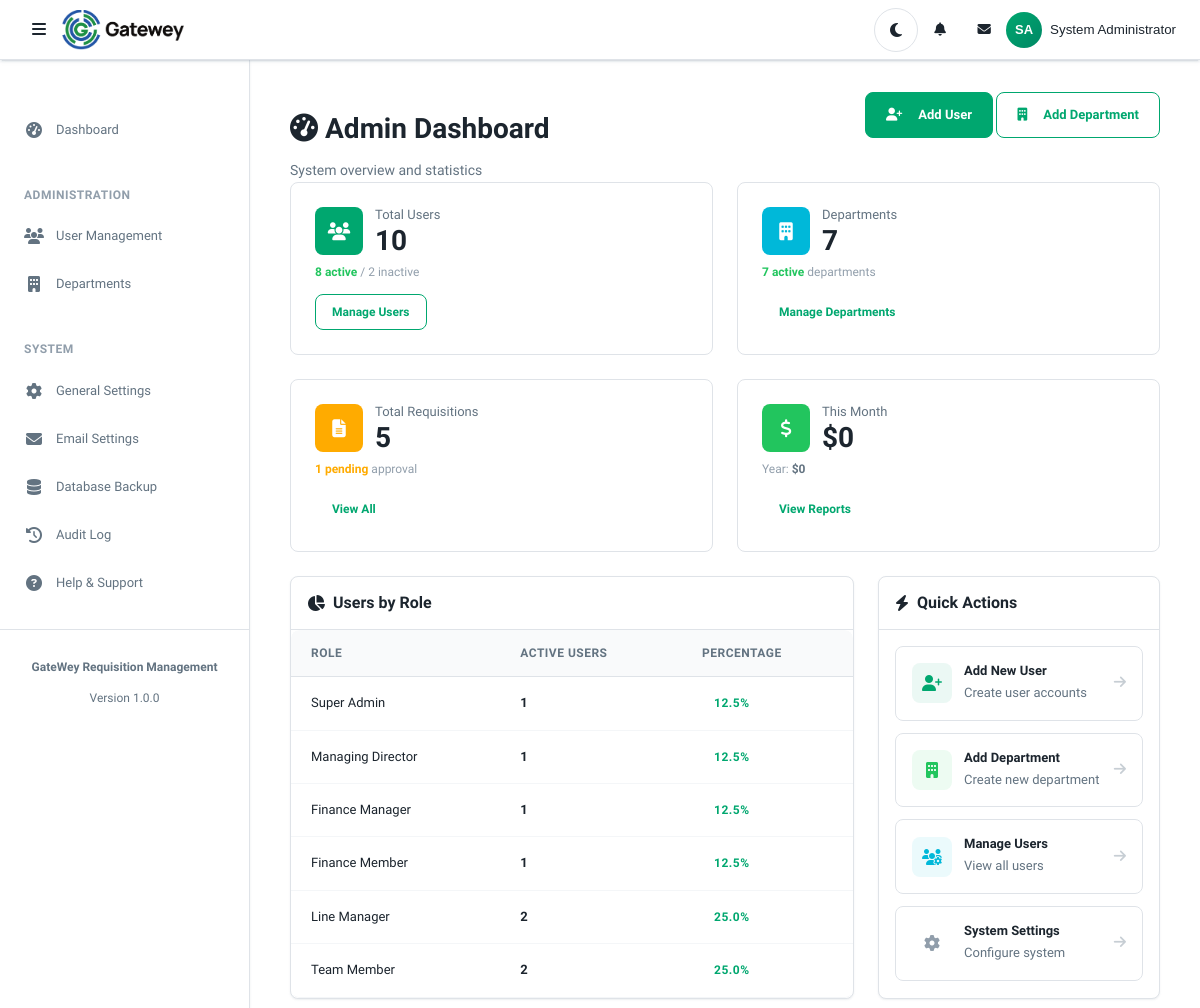
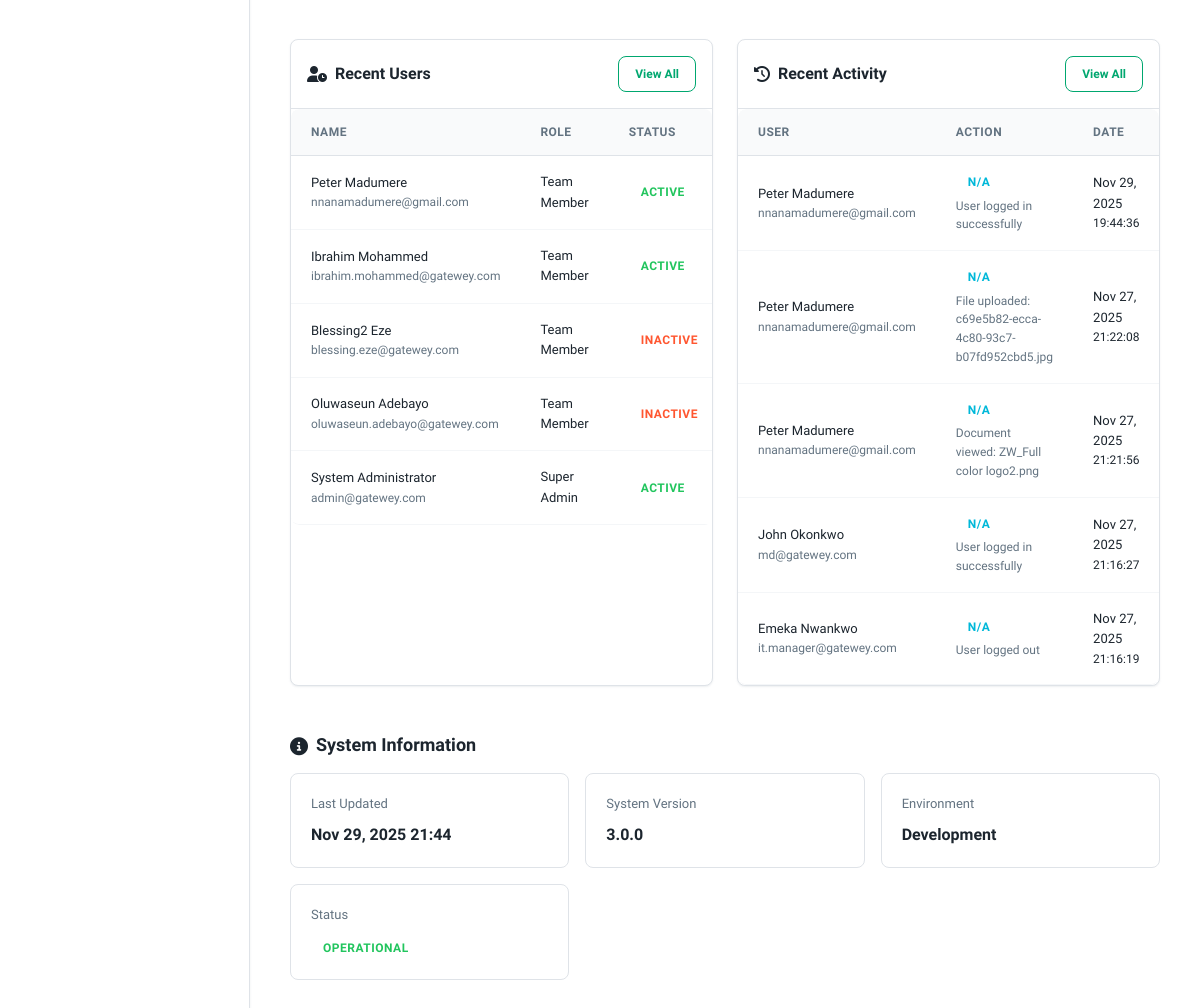
/admin/index.php (signed in), run on the app's committed database (2 pictures, top to bottom).
### tables this page shows
CREATE TABLE `users` (
  `id` int(11) NOT NULL,
  `role_id` int(11) NOT NULL,
  `department_id` int(11) DEFAULT NULL,
  `first_name` varchar(50) NOT NULL,
  `last_name` varchar(50) NOT NULL,
  `email` varchar(100) NOT NULL,
  `password_hash` varchar(255) NOT NULL,
  `phone` varchar(20) DEFAULT NULL,
  `is_active` tinyint(1) DEFAULT 1,
  `last_login` timestamp NULL DEFAULT NULL,
  `created_at` timestamp NOT NULL DEFAULT current_timestamp(),
  `updated_at` timestamp NOT NULL DEFAULT current_timestamp() ON UPDATE current_timestamp()
);

CREATE TABLE `roles` (
  `id` int(11) NOT NULL,
  `role_name` varchar(50) NOT NULL,
  `role_code` varchar(20) NOT NULL,
  `description` text DEFAULT NULL,
  `can_raise_requisition` tinyint(1) DEFAULT 1,
  `can_approve` tinyint(1) DEFAULT 0,
  `can_view_all` tinyint(1) DEFAULT 0,
  `created_at` timestamp NOT NULL DEFAULT current_timestamp(),
  `updated_at` timestamp NOT NULL DEFAULT current_timestamp() ON UPDATE current_timestamp()
);

CREATE TABLE `audit_log` (
  `id` int(11) NOT NULL,
  `requisition_id` int(11) DEFAULT NULL,
  `user_id` int(11) DEFAULT NULL,
  `action` varchar(100) NOT NULL,
  `description` text DEFAULT NULL,
  `old_value` text DEFAULT NULL,
  `new_value` text DEFAULT NULL,
  `ip_address` varchar(45) DEFAULT NULL,
  `user_agent` varchar(500) DEFAULT NULL,
  `created_at` timestamp NOT NULL DEFAULT current_timestamp()
);

### admin/index.php (the view, shortened to what the rows shown need)
<?php
$db = Database::getInstance();
$recentUsers = $db->fetchAll("SELECT u.*, r.role_name, d.department_name
                               FROM users u
                               JOIN roles r ON u.role_id = r.id
                               LEFT JOIN departments d ON u.department_id = d.id
                               ORDER BY u.created_at DESC
                               LIMIT 5");
$recentActivity = $db->fetchAll("SELECT a.*, u.first_name, u.last_name, u.email
                                  FROM audit_log a
                                  LEFT JOIN users u ON a.user_id = u.id
                                  ORDER BY a.created_at DESC
                                  LIMIT 10");
?>
<?php include __DIR__ . '/../includes/header.php'; ?>
<div class="content-header">
    <div class="d-flex justify-content-between align-items-start">
        <div>
            <h1 class="content-title">
                <i class="fas fa-tachometer-alt me-2"></i>
                Admin Dashboard
            </h1>
        </div>
    </div>
    <div class="charts-column-layout">
        <div class="table-container">
            <div class="card-header">
                <div class="d-flex justify-content-between align-items-center">
                    <h2 class="card-title">
                        <i class="fas fa-chart-pie me-2"></i>Users by Role
                    </h2>
                </div>
            </div>
            <div class="table-responsive">
                <table class="table">
                    <thead>
                        <tr>
                            <th>Role</th>
                            <th class="text-end">Active Users</th>
                            <th class="text-end">Percentage</th>
                        </tr>
                    </thead>
                </table>
            </div>
        </div>
        <div class="table-container">
            <div class="card-header">
                <h2 class="card-title">
                    <i class="fas fa-bolt me-2"></i>Quick Actions
                </h2>
            </div>
        </div>
    </div>
    <div class="recent-tables-grid">
        <div class="table-container">
            <div class="card-header">
                <div class="d-flex justify-content-between align-items-center">
                    <h2 class="card-title">
                        <i class="fas fa-user-clock me-2"></i>Recent Users
                    </h2>
                </div>
            </div>
            <div class="table-responsive">
                <table class="table">
                    <thead>
                        <tr>
                            <th>Name</th>
                            <th>Role</th>
                            <th>Status</th>
                        </tr>
                    </thead>
                    <tbody>
                        <?php if (empty($recentUsers)): ?>
                            <tr>
                                <td colspan="3" class="text-center py-4">
                                    <div style="color: var(--text-muted);">
                                        <i class="fas fa-user-plus" style="font-size: 2rem; margin-bottom: var(--spacing-3); opacity: 0.5;"></i>
                                        <p style="margin: 0;">No recent users</p>
                                    </div>
                                </td>
                            </tr>
                        <?php else: ?>
                            <?php foreach ($recentUsers as $recentUser): ?>
                                <tr>
                                    <td>
                                        <div style="font-weight: var(--font-weight-medium); color: var(--text-primary);">
                                            <?php echo htmlspecialchars(($recentUser['first_name'] ?? '') . ' ' . ($recentUser['last_name'] ?? '')); ?>
                                        </div>
                                        <div style="font-size: var(--font-size-xs); color: var(--text-secondary);">
                                            <?php echo htmlspecialchars($recentUser['email'] ?? ''); ?>
                                        </div>
                                    </td>
                                    <td style="color: var(--text-secondary);">
                                        <?php echo htmlspecialchars($recentUser['role_name'] ?? 'N/A'); ?>
                                    </td>
                                    <td>
                                        <?php if (isset($recentUser['is_active']) && $recentUser['is_active']): ?>
                                            <span class="badge badge-success">Active</span>
                                        <?php else: ?>
                                            <span class="badge badge-danger">Inactive</span>
                                        <?php endif; ?>
                                    </td>
                                </tr>
                            <?php endforeach; ?>
                        <?php endif; ?>
                    </tbody>
                </table>
            </div>
        </div>
        <div class="table-container">
            <div class="card-header">
                <div class="d-flex justify-content-between align-items-center">
                    <h2 class="card-title">
                        <i class="fas fa-history me-2"></i>Recent Activity
                    </h2>
                </div>
            </div>
            <div class="table-responsive">
                <table class="table">
                    <thead>
                        <tr>
                            <th>User</th>
                            <th>Action</th>
                            <th>Date</th>
                        </tr>
                    </thead>
                    <tbody>
                        <?php if (empty($recentActivity)): ?>
                            <tr>
                                <td colspan="3" class="text-center py-4">
                                    <div style="color: var(--text-muted);">
                                        <i class="fas fa-history" style="font-size: 2rem; margin-bottom: var(--spacing-3); opacity: 0.5;"></i>
                                        <p style="margin: 0;">No recent activity</p>
                                    </div>
                                </td>
                            </tr>
                        <?php else: ?>
                            <?php foreach (array_slice($recentActivity, 0, 5) as $activity): ?>
                                <tr>
                                    <td>
                                        <?php if (!empty($activity['first_name'])): ?>
                                            <div style="font-weight: var(--font-weight-medium); color: var(--text-primary);">
                                                <?php echo htmlspecialchars(($activity['first_name'] ?? '') . ' ' . ($activity['last_name'] ?? '')); ?>
                                            </div>
                                            <div style="font-size: var(--font-size-xs); color: var(--text-secondary);">
                                                <?php echo htmlspecialchars($activity['email'] ?? ''); ?>
                                            </div>
                                        <?php else: ?>
                                            <span style="color: var(--text-muted);">System</span>
                                        <?php endif; ?>
                                    </td>
                                    <td>
                                        <span class="badge badge-info"><?php echo htmlspecialchars($activity['action_type'] ?? 'N/A'); ?></span>
                                        <div style="font-size: var(--font-size-xs); color: var(--text-secondary); margin-top: var(--spacing-1);">
                                            <?php echo htmlspecialchars($activity['details'] ?? $activity['description'] ?? 'N/A'); ?>
                                        </div>
                                    </td>
                                    <td style="color: var(--text-muted); font-size: var(--font-size-sm);">
                                        <?php echo isset($activity['created_at']) ? date('M j, Y', strtotime($activity['created_at'])) : 'N/A'; ?>
                                        <div style="font-size: var(--font-size-xs);">
                                            <?php echo isset($activity['created_at']) ? date('H:i:s', strtotime($activity['created_at'])) : ''; ?>
                                        </div>
                                    </td>
                                </tr>
                            <?php endforeach; ?>
                        <?php endif; ?>
                    </tbody>
                </table>
            </div>
        </div>
    </div>
    <div class="section-header">
        <h2 class="section-title">
            <i class="fas fa-info-circle me-2"></i>
            System Information
        </h2>
    </div>
</div>
<?php include __DIR__ . '/../includes/footer.php'; ?>

### includes/header.php (shortened to what the rows shown need)
<?php
$userName = Session::getUserFullName() ?? 'User';
$nameParts = explode(' ', $userName);
$userInitials = '';
if (count($nameParts) >= 2) {
    $userInitials = strtoupper(substr($nameParts[0], 0, 1) . substr($nameParts[1], 0, 1));
} else if (count($nameParts) == 1) {
    $userInitials = strtoupper(substr($nameParts[0], 0, 2));
}
?>
<!DOCTYPE html>
<html lang="en" data-theme="light" data-bs-theme="light">
<head>
    <link rel="stylesheet" href="https://cdnjs.cloudflare.com/ajax/libs/font-awesome/6.4.0/css/all.min.css">
    <link rel="stylesheet" href="<?php echo CSS_URL; ?>/dasher-variables.css">
    <link rel="stylesheet" href="<?php echo CSS_URL; ?>/dasher-core-styles.css">
    <link rel="stylesheet" href="<?php echo CSS_URL; ?>/dasher-table-chart-styles.css">
    <link rel="stylesheet" href="<?php echo CSS_URL; ?>/status-indicators.css">
    <link rel="stylesheet" href="<?php echo CSS_URL; ?>/requisitions.css">
</head>
<body>
    <nav class="navbar">
        <div style="display: flex; align-items: center;">
            <div class="dropdown">
                <button class="dropdown-toggle" type="button" id="userDropdown" aria-expanded="false">
                    <div class="user-avatar">
                        <?php echo $userInitials; ?>
                    </div>
                    <span class="d-none d-md-inline-block ms-2 username-text"><?php echo htmlspecialchars($userName); ?></span>
                </button>
            </div>
        </div>
    </nav>
    <div class="">
        <main class="content">

### data on the page
users: userInitials "SA", first_name+last_name "System Administrator", email "admin@gatewey.com", role.role_name "Super Admin", is_active "ACTIVE"
users: first_name+last_name "Peter Madumere", email "nnanamadumere@gmail.com", role.role_name "Team Member", is_active "ACTIVE"
users: first_name+last_name "Ibrahim Mohammed", email "ibrahim.mohammed@gatewey.com", role.role_name "Team Member", is_active "ACTIVE"
users: first_name+last_name "Blessing2 Eze", email "blessing.eze@gatewey.com", role.role_name "Team Member", is_active "INACTIVE"
users: first_name+last_name "Oluwaseun Adebayo", email "oluwaseun.adebayo@gatewey.com", role.role_name "Team Member", is_active "INACTIVE"
audit_log: user.last_name "Peter Madumere", user.email "nnanamadumere@gmail.com", action_type "N/A", description "User logged in successfully", created_at "Nov 29, 2025", created_at "19:44:36"
audit_log: user.last_name "Peter Madumere", user.email "nnanamadumere@gmail.com", action_type "N/A", description "File uploaded: c69e5b82-ecca-4c80-93c7-b07fd952cbd5.jpg", created_at "Nov 27, 2025", created_at "21:22:08"
audit_log: user.last_name "Peter Madumere", user.email "nnanamadumere@gmail.com", action_type "N/A", description "Document viewed: ZW_Full color logo2.png", created_at "Nov 27, 2025", created_at "21:21:56"
audit_log: user.last_name "John Okonkwo", user.email "md@gatewey.com", action_type "N/A", description "User logged in successfully", created_at "Nov 27, 2025", created_at "21:16:27"
audit_log: user.last_name "Emeka Nwankwo", user.email "it.manager@gatewey.com", action_type "N/A", description "User logged out", created_at "Nov 27, 2025", created_at "21:16:19"

### other printed values
$userName "System Administrator"
APP_NAME "GateWey Requisition Management"
$stats['total_users'] "10"
$stats['active_users'] "8"
$stats['total_users'] - $stats['active_users'] "2"
$stats['total_departments'] "7"
$stats['active_departments'] "7"
$stats['total_requisitions'] "5"
$stats['pending_requisitions'] "1"
$stats['monthly_spending'] "0"
$stats['yearly_spending'] "0"
$role['role_name'] "Super Admin"
$role['user_count'] "1"
$percentage "12.5"
$role['role_name'] "Managing Director"
